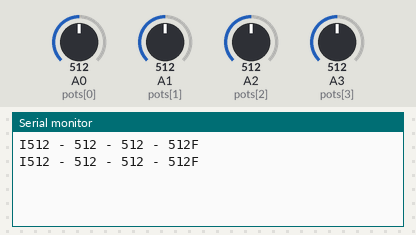
Bench run of a sketch on a simulated Arduino Uno, built with avr-gcc and run on an emulated ATmega328P. Parts: the last lines printed to the serial monitor. The inputs (shaded band) are chosen by the test bench; at power-on: A0 (pots[0]) = 512, A1 (pots[1]) = 512, A2 (pots[2]) = 512, A3 (pots[3]) = 512.

Above: at 1.8 s.
1.9 s: A0 (pots[0]) set to 716
At 2.8 s:
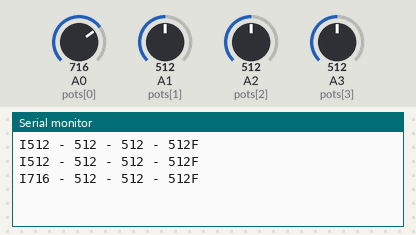
3.4 s: A1 (pots[1]) set to 716
At 4.7 s:
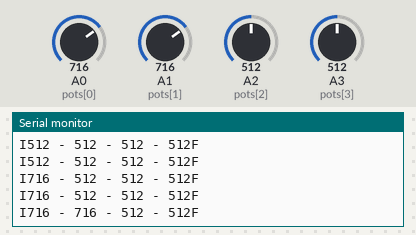
4.9 s: A2 (pots[2]) set to 716
At 5.8 s:
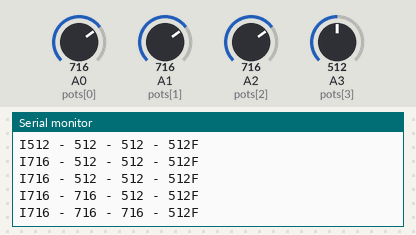
6.4 s: A3 (pots[3]) set to 716
At 7.7 s:
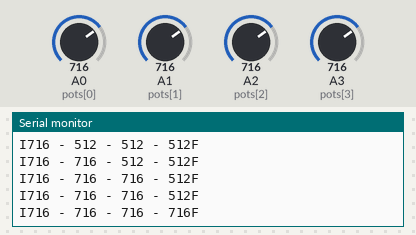
7.9 s: A0 (pots[0]) set to 992
At 8.9 s:
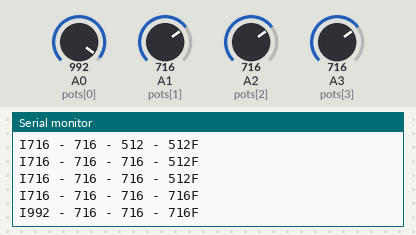
9.4 s: A1 (pots[1]) set to 992
At 10.9 s:
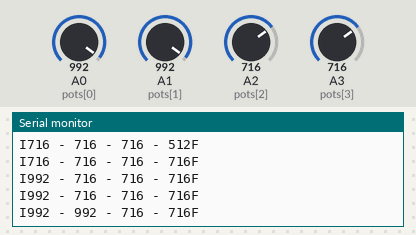
Timing chart, 0 to 11.9 s (numbered marks = the images above; inputs shaded):
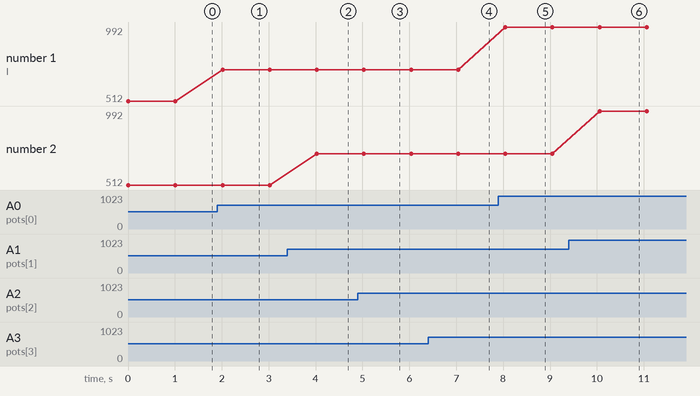

The sketch:

P1_LecturaSensoresRecap.ino
```cpp
int pots [4] = {A0, A1, A2, A3};
int vals [4];

void setup() {
  // put your setup code here, to run once:
  Serial.begin(9600);
  Serial.setTimeout(100);
}

void loop() {
  // put your main code here, to run repeatedly:
  for (int i = 0; i < 4; i++){
    vals[i] = analogRead(pots[i]);
    delayMicroseconds(1000);
  }

  String c;
  c = "I" + String(vals[0]) + " - " + String(vals[1]) + " - " + String(vals[2]) + " - " + String(vals[3]) + "F";
  Serial.println(c);
  delay(1000);
}
```

Measured:
- after the input at 1.9 s, the serial monitor: prints a new line after 0.12 s (image 1)
- after the input at 3.4 s, the serial monitor: prints a new line after 0.63 s (image 2)
- after the input at 4.9 s, the serial monitor: prints a new line after 0.13 s (image 3)
- after the input at 6.4 s, the serial monitor: prints a new line after 0.64 s (image 4)
- after the input at 7.9 s, the serial monitor: prints a new line after 0.15 s (image 5)
- after the input at 9.4 s, the serial monitor: prints a new line after 0.66 s (image 6)
- plotted number 1: 512 → 716 after the input at 1.9 s, 716 → 992 after the input at 7.9 s
